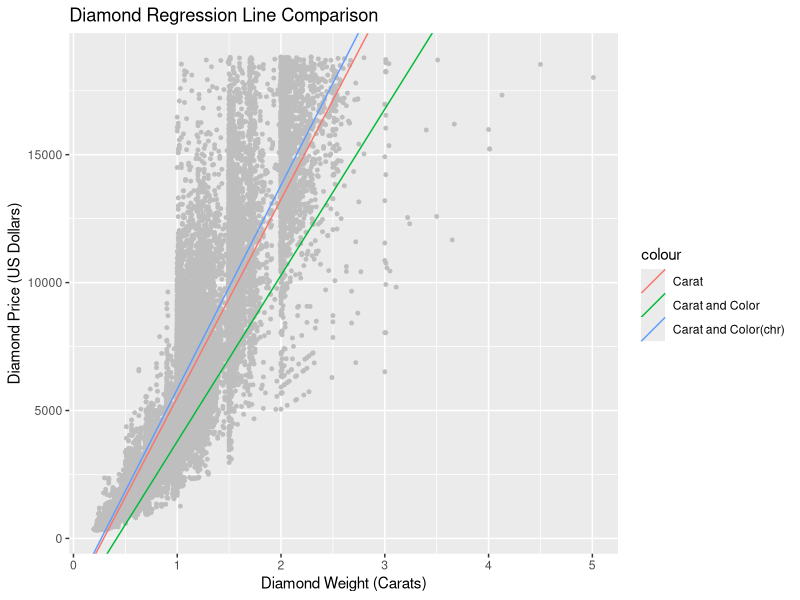

The R script that drew this image:
## ---- chunk 1
library(tidyverse)
## ---- chunk 2
diamonds_data <- diamonds

carat_price <- lm(price ~ carat, data = diamonds_data)
## ---- chunk 3
carat_price_coefficients <- carat_price$coefficients
print(carat_price_coefficients)
## ---- chunk 4
carat_cost_equation <- function(x,y) {
  (x - (y [1]))/(y [2])
}

carat_value <- 1

carat_cost_equation(carat_value, carat_price_coefficients)
## ---- chunk 5
carat_and_color_price <- lm(price ~ carat + color, data = diamonds_data)
## ---- chunk 6
carat_and_color_price_coefficients <- carat_and_color_price$coefficients
print(carat_and_color_price_coefficients)
## ---- chunk 7
carat_color_cost_equation <- function(x,y) {
  (x - (y [1]))/(y [2] + y[3])
}

carat_color_cost_equation(carat_value, carat_and_color_price_coefficients)
## ---- chunk 8
print(summary(diamonds_data$color))
## ---- chunk 9
carat_and_chr_color_price <- lm(price ~ carat + as.character(color), diamonds_data)
## ---- chunk 10
carat_and_chr_color_price_coefficients <- carat_and_chr_color_price$coefficients
print(carat_and_chr_color_price_coefficients)
## ---- chunk 11
carat_color_cost_equation(carat_value, carat_and_chr_color_price_coefficients)
## ---- chunk 12
regression_comparison <- ggplot(diamonds_data, aes(carat, price)) +
  geom_point(size = 1, colour = 'grey') +
  geom_abline(
    aes(intercept = carat_price$coefficients[1], 
        slope = carat_price$coefficients[2],
        colour = "Carat")) +
  geom_abline(
    aes(intercept = carat_and_color_price$coefficients[1], 
        slope = (carat_and_color_price$coefficients[2] + 
                   carat_and_color_price$coefficients[3]),
        colour = "Carat and Color")) +
  geom_abline(
    aes(intercept = carat_and_chr_color_price$coefficients[1], 
    slope = (carat_and_chr_color_price$coefficients[2] + 
             carat_and_chr_color_price$coefficients[3]),
    colour = "Carat and Color(chr)"))+
  ggtitle(label = "Diamond Regression Line Comparison") +
  xlab("Diamond Weight (Carats)") +
  ylab("Diamond Price (US Dollars)")
  
print(regression_comparison)
## ---- chunk 13
animal_information <- as.data.frame(read.csv("data/Pet_Info.csv"))
print(animal_information)
## ---- chunk 14
class_creation <- function(df, user) {
  if (! class(df) == "data.frame") {
    warning("Error: Data provided is not in a data.frame format.")
  }
  else if (! class(user) == "character"){
    warning("Error: User provided is not given as a character value.")
  }
  else { attr(df, "user") <- user
  structure(df, class = c("pet_description", "data.frame"))
  }
}
## ---- chunk 15
new_class <- class_creation(animal_information, user = "John Smith")
## ---- chunk 16
class(new_class)
## ---- chunk 17
summary.pet_description <- function(df) {
  print(paste0("Data Filed by: ", attr(df, "user")))
  df_summ <- summary.data.frame(df)
  df_summ
}
## ---- chunk 18
summary(new_class)
